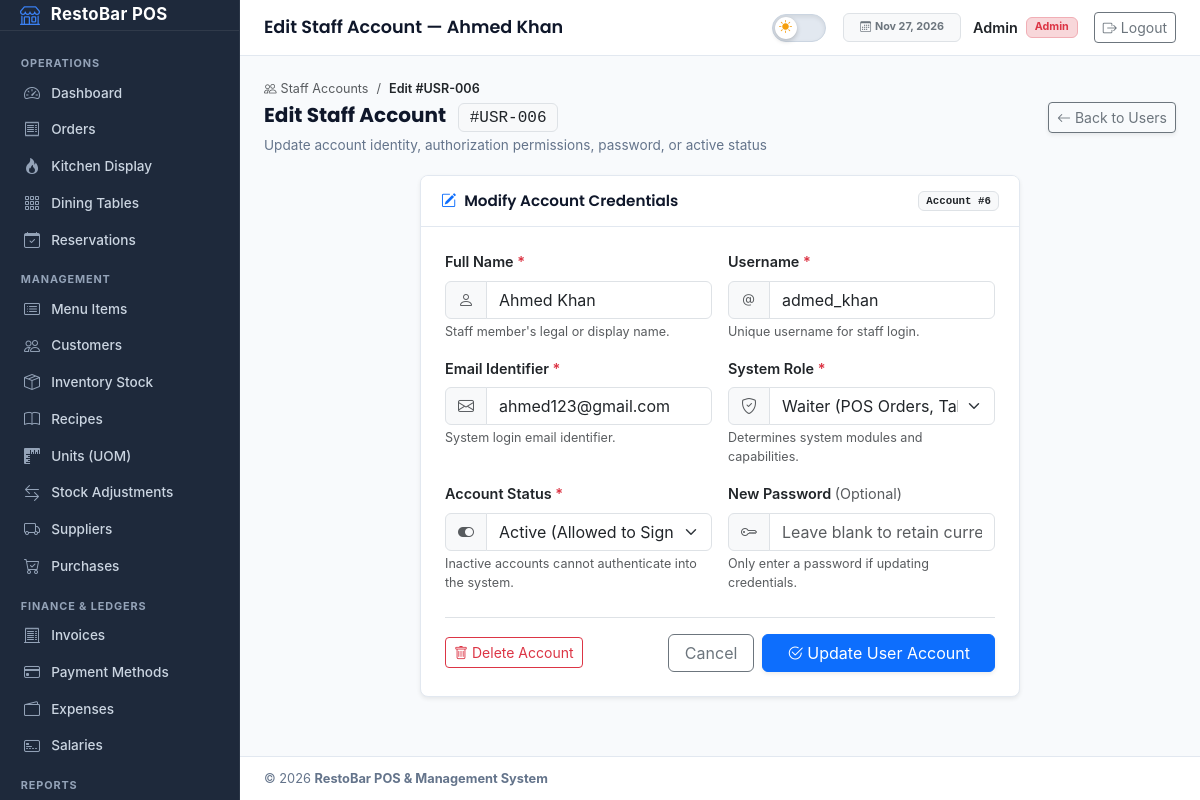
The page /users/edit.php?id=6 (signed in) on the database its author committed.
### tables this page shows
CREATE TABLE `users` (
  `id` int(11) NOT NULL,
  `name` varchar(100) NOT NULL,
  `username` varchar(100) NOT NULL,
  `email` varchar(150) NOT NULL,
  `password` varchar(255) NOT NULL,
  `role` enum('admin','waiter','kitchen') NOT NULL DEFAULT 'waiter',
  `is_active` tinyint(1) NOT NULL DEFAULT 1,
  `created_at` timestamp NOT NULL DEFAULT current_timestamp()
);

### users/edit.php (the view, shortened to what this page needs)
<?php
require_once "../includes/role.php";
$id = (int) ($_GET["id"] ?? 0);
$sql = "SELECT id, name, username, email, role, is_active
        FROM users
        WHERE id = ?";
$stmt = mysqli_prepare($conn, $sql);
mysqli_stmt_bind_param($stmt, "i", $id);
mysqli_stmt_execute($stmt);
$result = mysqli_stmt_get_result($stmt);
$user = mysqli_fetch_assoc($result);
$is_current_user = isset($_SESSION["user_id"]) && $_SESSION["user_id"] == $id;
require_once "../includes/header.php";
?>
<div class="page-header-bar">
    <div>
        <div class="d-flex align-items-center gap-2 mb-1">
            <a href="index.php" class="text-muted small text-decoration-none">
                <i class="bi bi-people me-1"></i>Staff Accounts
            </a>
            <span class="text-muted small">/</span>
            <span class="text-dark small fw-semibold">Edit #USR-<?php echo str_pad($user["id"], 3, '0', STR_PAD_LEFT); ?></span>
        </div>
        <h2 class="page-header-title">
            Edit Staff Account
            <span class="badge bg-light text-dark border font-monospace fs-6 fw-normal ms-2">
                #USR-<?php echo str_pad($user["id"], 3, '0', STR_PAD_LEFT); ?>
            </span>
        </h2>
        <p class="page-header-subtitle">Update account identity, authorization permissions, password, or active status</p>
    </div>
    <div class="d-flex align-items-center gap-2">
        <a href="index.php" class="btn btn-outline-secondary btn-sm d-inline-flex align-items-center gap-1 shadow-sm">
            <i class="bi bi-arrow-left"></i>
            <span>Back to Users</span>
        </a>
    </div>
</div>
<div class="row justify-content-center">
    <div class="col-12 col-lg-8">
        <div class="pos-card shadow-sm">
            <div class="pos-card-header d-flex justify-content-between align-items-center">
                <span class="pos-card-title">
                    <i class="bi bi-pencil-square text-primary me-2"></i>Modify Account Credentials
                </span>
                <span class="badge bg-light text-dark border font-monospace">
                    Account #<?php echo $user["id"]; ?>
                </span>
            </div>
            <div class="pos-card-body p-4">
                <form method="POST" action="edit.php?id=<?php echo $user["id"]; ?>">
                    <div class="row g-3 mb-3">
                        <div class="col-12 col-md-6">
                            <label class="form-label fw-semibold text-dark">
                                Full Name <span class="text-danger">*</span>
                            </label>
                            <div class="input-group">
                                <span class="input-group-text bg-light text-muted">
                                    <i class="bi bi-person"></i>
                                </span>
                                <input type="text"
                                       name="name"
                                       class="form-control"
                                       value="<?php echo htmlspecialchars($user["name"]); ?>"
                                       required>
                            </div>
                            <div class="form-text">Staff member's legal or display name.</div>
                        </div>
                        <div class="col-12 col-md-6">
                            <label class="form-label fw-semibold text-dark">
                                Username <span class="text-danger">*</span>
                            </label>
                            <div class="input-group">
                                <span class="input-group-text bg-light text-muted">
                                    <i class="bi bi-at"></i>
                                </span>
                                <input type="text"
                                       name="username"
                                       class="form-control"
                                       value="<?php echo htmlspecialchars($user["username"] ?? ""); ?>"
                                       required>
                            </div>
                            <div class="form-text">Unique username for staff login.</div>
                        </div>
                    </div>
                    <div class="row g-3 mb-3">
                        <div class="col-12 col-md-6">
                            <label class="form-label fw-semibold text-dark">
                                Email Identifier <span class="text-danger">*</span>
                            </label>
                            <div class="input-group">
                                <span class="input-group-text bg-light text-muted">
                                    <i class="bi bi-envelope"></i>
                                </span>
                                <input type="email"
                                       name="email"
                                       class="form-control"
                                       value="<?php echo htmlspecialchars($user["email"]); ?>"
                                       required>
                            </div>
                            <div class="form-text">System login email identifier.</div>
                        </div>
                        <div class="col-12 col-md-6">
                            <label class="form-label fw-semibold text-dark">
                                System Role <span class="text-danger">*</span>
                            </label>
                            <div class="input-group">
                                <span class="input-group-text bg-light text-muted">
                                    <i class="bi bi-shield-check"></i>
                                </span>
                                <select name="role" class="form-select" required>
                                    <option value="waiter" <?php echo ($user["role"] === "waiter") ? "selected" : ""; ?>>
                                        Waiter (POS Orders, Tables &amp; Guests)
                                    </option>
                                </select>
                            </div>
                            <div class="form-text">Determines system modules and capabilities.</div>
                        </div>
                    </div>
                    <div class="row g-3 mb-4">
                        <div class="col-12 col-md-6">
                            <label class="form-label fw-semibold text-dark">
                                Account Status <span class="text-danger">*</span>
                            </label>
                            <div class="input-group">
                                <span class="input-group-text bg-light text-muted">
                                    <i class="bi bi-toggle-on"></i>
                                </span>
                                <select name="is_active" class="form-select" required>
                                    <option value="1" <?php echo ($user["is_active"] == 1) ? "selected" : ""; ?>>
                                        Active (Allowed to Sign In)
                                    </option>
                                </select>
                            </div>
                            <div class="form-text">Inactive accounts cannot authenticate into the system.</div>
                        </div>
                        <div class="col-12 col-md-6">
                            <label class="form-label fw-semibold text-dark">
                                New Password <span class="text-muted fw-normal">(Optional)</span>
                            </label>
                            <div class="input-group">
                                <span class="input-group-text bg-light text-muted">
                                    <i class="bi bi-key"></i>
                                </span>
                                <input type="password"
                                       name="password"
                                       class="form-control"
                                       placeholder="Leave blank to retain current">
                            </div>
                            <div class="form-text">Only enter a password if updating credentials.</div>
                        </div>
                    </div>
                    <div class="d-flex justify-content-between align-items-center pt-3 border-top">
                        <?php if ($is_current_user) { ?>
                            <span class="text-muted small fst-italic">
                                <i class="bi bi-info-circle me-1"></i>You cannot delete your own active account.
                            </span>
                        <?php } else { ?>
                            <button type="submit" form="deleteUserForm" class="btn btn-outline-danger btn-sm d-inline-flex align-items-center gap-1">
                                <i class="bi bi-trash"></i>
                                <span>Delete Account</span>
                            </button>
                        <?php } ?>
                        <div class="d-flex align-items-center gap-2">
                            <a href="index.php" class="btn btn-outline-secondary px-3">
                                Cancel
                            </a>
                            <button type="submit" class="btn btn-primary px-4 shadow-sm d-inline-flex align-items-center gap-1">
                                <i class="bi bi-check2-circle"></i>
                                <span>Update User Account</span>
                            </button>
                        </div>
                    </div>
                </form>
            </div>
        </div>
    </div>
</div>
<?php
require_once "../includes/footer.php";
?>

### assets/css/style.css (style rules this page uses)
:root { --pos-sidebar-width: 240px; --pos-topbar-height: 56px; --pos-accent: #3b82f6; --pos-accent-hover: #2563eb; --pos-brand: #1e293b; --pos-brand-dark: #0f172a; --pos-success: #10b981; --pos-warning: #f59e0b; --pos-danger: #ef4444; --pos-info: #0284c7; --app-bg: #f8fafc; --sidebar-bg: #1e293b; --sidebar-border: rgba(255, 255, 255, 0.08); --topbar-bg: #ffffff; --surface-bg: #ffffff; --surface-elevated: #ffffff; --input-bg: #ffffff; --border-color: #e2e8f0; --text-primary: #0f172a; --text-secondary: #334155; --text-muted: #64748b; --table-header-bg: #f8fafc; --table-row-bg: #ffffff; --table-hover-bg: #f1f5f9; --table-border: #e2e8f0; --pos-bg: var(--app-bg); --pos-surface: var(--surface-bg); --pos-border: var(--border-color); --pos-text: var(--text-primary); --pos-muted: var(--text-muted); }
body { background-color: var(--pos-bg); color: var(--pos-text); font-family: "Inter", sans-serif; font-size: 0.9rem; line-height: 1.5; margin: 0; padding: 0; -webkit-font-smoothing: antialiased; }
h1, h2, h3, h4, h5, h6, .page-header-title, .pos-card-title, .app-brand-title { font-family: "Poppins", sans-serif; }
.pos-card { background-color: var(--pos-surface); border: 1px solid var(--pos-border); border-radius: 8px; box-shadow: 0 1px 3px rgba(0, 0, 0, 0.04); margin-bottom: 1.5rem; overflow: hidden; }
.pos-card-header { padding: 0.85rem 1.25rem; border-bottom: 1px solid var(--pos-border); background-color: var(--pos-surface); display: flex; align-items: center; justify-content: space-between; }
.pos-card-title { font-size: 0.95rem; font-weight: 600; margin: 0; color: var(--pos-text); }
.pos-card-body { padding: 1.25rem; }
.page-header-bar { display: flex; align-items: center; justify-content: space-between; margin-bottom: 1.25rem; flex-wrap: wrap; gap: 0.75rem; }
.page-header-title { font-size: 1.25rem; font-weight: 700; margin: 0; color: var(--pos-text); }
.page-header-subtitle { font-size: 0.85rem; color: var(--pos-muted); margin: 0.15rem 0 0 0; }

### rows shown on the page
users: id "006", id "6", name "Ahmed Khan", username "admed_khan", email "ahmed123@gmail.com", role "Waiter (POS Orders, Tables & Guests)", is_active "Active (Allowed to Sign In)"

### other values the page prints
$page_title "Edit Staff Account — Ahmed Khan"
formatDate('now') "Nov 27, 2026"
$user_name "Admin"
$role "Admin"
